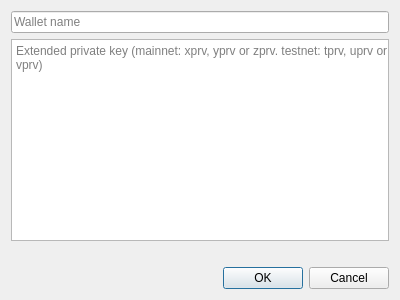
<?xml version="1.0" encoding="UTF-8"?>
<ui version="4.0">
 <class>AddWalletFromXprvDialog</class>
 <widget class="QDialog" name="AddWalletFromXprvDialog">
  <property name="geometry">
   <rect>
    <x>0</x>
    <y>0</y>
    <width>400</width>
    <height>300</height>
   </rect>
  </property>
  <property name="windowTitle">
   <string>Dialog</string>
  </property>
  <layout class="QVBoxLayout" name="verticalLayout">
   <item>
    <widget class="QLineEdit" name="nameLineEdit">
     <property name="placeholderText">
      <string>Wallet name</string>
     </property>
    </widget>
   </item>
   <item>
    <widget class="QPlainTextEdit" name="xprvPlainTextEdit">
     <property name="placeholderText">
      <string>Extended private key (mainnet: xprv, yprv or zprv. testnet: tprv, uprv or vprv)</string>
     </property>
    </widget>
   </item>
   <item>
    <widget class="QLabel" name="warningLabel">
     <property name="text">
      <string/>
     </property>
    </widget>
   </item>
   <item>
    <widget class="QDialogButtonBox" name="buttonBox">
     <property name="orientation">
      <enum>Qt::Horizontal</enum>
     </property>
     <property name="standardButtons">
      <set>QDialogButtonBox::Cancel|QDialogButtonBox::Ok</set>
     </property>
    </widget>
   </item>
  </layout>
 </widget>
 <resources/>
 <connections>
  <connection>
   <sender>buttonBox</sender>
   <signal>accepted()</signal>
   <receiver>AddWalletFromXprvDialog</receiver>
   <slot>accept()</slot>
   <hints>
    <hint type="sourcelabel">
     <x>248</x>
     <y>254</y>
    </hint>
    <hint type="destinationlabel">
     <x>157</x>
     <y>274</y>
    </hint>
   </hints>
  </connection>
  <connection>
   <sender>buttonBox</sender>
   <signal>rejected()</signal>
   <receiver>AddWalletFromXprvDialog</receiver>
   <slot>reject()</slot>
   <hints>
    <hint type="sourcelabel">
     <x>316</x>
     <y>260</y>
    </hint>
    <hint type="destinationlabel">
     <x>286</x>
     <y>274</y>
    </hint>
   </hints>
  </connection>
 </connections>
</ui>
